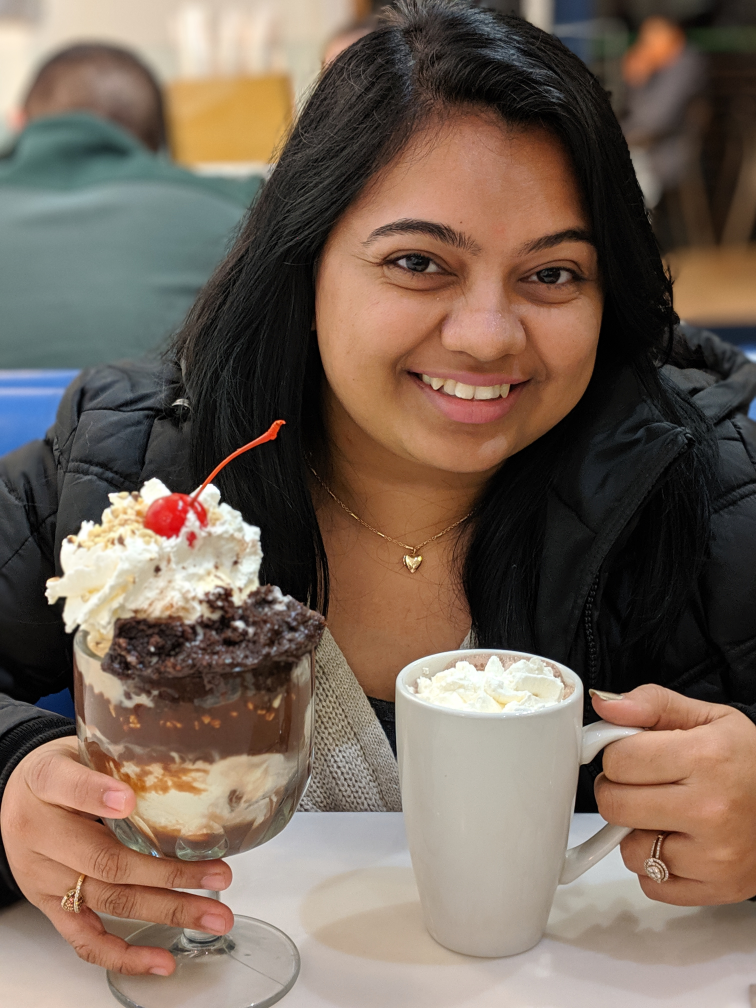
#> input picture images/aditi.jpg, 3024 x 4032 px, given in place of the camera (shown at 1/4 size)
$ python createDataset.py
#> lines starting #> are read from the running program, lines starting #| are printed output that depends on the picture; after the words box and inside, x2 and y2 are one past the last pixel; in counts of white or black regions, pixels touching at a corner belong together
from imutils.video import VideoStream
#import argparse
import imutils
import time
import cv2
import os

# C:\Users\paria\AppData\Local\Packages\PythonSoftwareFoundation.Python.3.9_qbz5n2kfra8p0\LocalCache\local-packages\Python39\site-packages\cv2\data
# C:\Users\paria\OneDrive\Documents\ITU\Spring-2022\SWE690-Capstone Project\FR\pyimagesearch\images

# python createDataset.py --cascade C:\Users\paria\AppData\Local\Packages\PythonSoftwareFoundation.Python.3.9_qbz5n2kfra8p0\LocalCache\local-packages\Python39\site-packages\cv2\data --output C:\Users\paria\OneDrive\Documents\ITU\Spring-2022\SWE690-Capstone-Project\FR\pyimagesearch\images

# construct the argument parser and parse the arguments
#ap = argparse.ArgumentParser()
#ap.add_argument("-c", "--cascade", required=True,
#	help = "path to where the face cascade resides")
#ap.add_argument("-o", "--output", required=True,
#	help="path to output directory")
#args = vars(ap.parse_args())

outputPath = r"C:\Users\paria\OneDrive\Documents\ITU\Spring-2022\SWE690-Capstone-Project\FR\attempt1\dataset\images"
harcascadePath = cv2.data.haarcascades+"haarcascade_frontalface_default.xml"
print("path",harcascadePath)
# Creating the classier based on the haarcascade file.
detector = cv2.CascadeClassifier(harcascadePath)

# load OpenCV's Haar cascade for face detection from disk
# detector = cv2.CascadeClassifier(args["cascade"])

# initialize the video stream, allow the camera sensor to warm up,
# and initialize the total number of example faces written to disk
# thus far
print("[INFO] starting video stream...")
vs = VideoStream(src=0).start()
# vs = VideoStream(usePiCamera=True).start()
time.sleep(2.0)
total = 0

# loop over the frames from the video stream
while True:
	# grab the frame from the threaded video stream, clone it, (just
	# in case we want to write it to disk), and then resize the frame
	# so we can apply face detection faster
	frame = vs.read()
#> frame is the input picture: shape (4032, 3024, 3); mean B, G, R 88.3, 101.1, 118
	orig = frame.copy()
	frame = imutils.resize(frame, width=400)
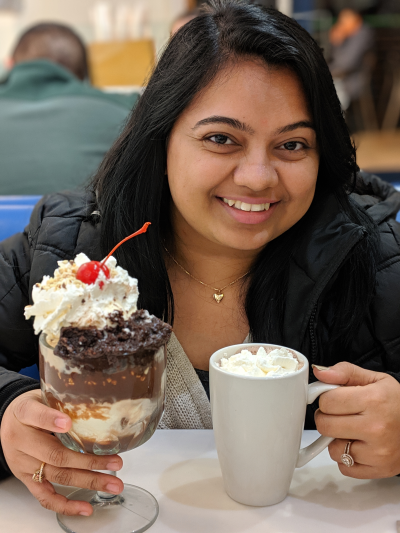
#> frame: shape (533, 400, 3); mean B, G, R 88.3, 101.1, 118

	# detect faces in the grayscale frame
	rects = detector.detectMultiScale(
		cv2.cvtColor(frame, cv2.COLOR_BGR2GRAY), scaleFactor=1.1,
		minNeighbors=5, minSize=(30, 30))
#> rects = [[161, 73, 180, 180]]

	# loop over the face detections and draw them on the frame
	for (x, y, w, h) in rects:
		cv2.rectangle(frame, (x, y), (x + w, y + h), (0, 255, 0), 2)
#> this loop made 1 pass
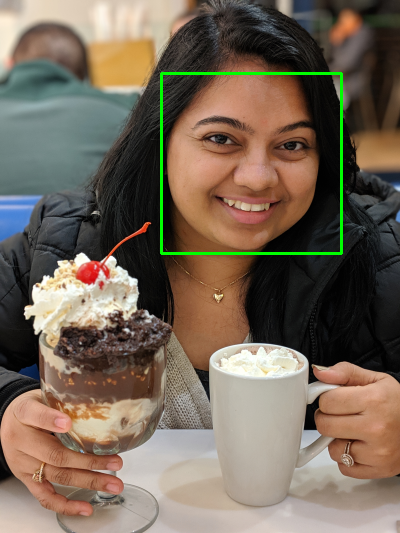
#> frame: shape (533, 400, 3); 1.01% of pixels changed, all inside (x1, y1, x2, y2) = (160, 72, 343, 255)

        # show the output frame
	cv2.imshow("Frame", frame)
	key = cv2.waitKey(1) & 0xFF
#> (key q is pressed here)

	# if the `k` key was pressed, write the *original* frame to disk
	# so we can later process it and use it for face recognition
	if key == ord("k"):
		p = os.path.sep.join([outputPath, "{}.png".format(
			str(total).zfill(5))])
		cv2.imwrite(p, orig)
		total += 1

	# if the `q` key was pressed, break from the loop
	elif key == ord("q"):
		break
